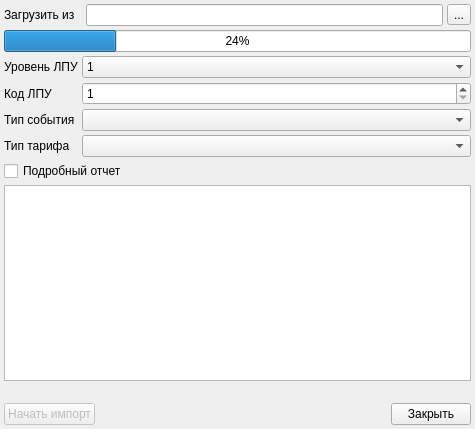
<?xml version="1.0" encoding="UTF-8"?>
<ui version="4.0">
 <class>ImportTariffs</class>
 <widget class="QDialog" name="ImportTariffs">
  <property name="geometry">
   <rect>
    <x>0</x>
    <y>0</y>
    <width>475</width>
    <height>429</height>
   </rect>
  </property>
  <property name="windowTitle">
   <string/>
  </property>
  <layout class="QGridLayout" name="gridLayout">
   <property name="margin">
    <number>4</number>
   </property>
   <property name="spacing">
    <number>4</number>
   </property>
   <item row="0" column="0">
    <widget class="QLabel" name="label">
     <property name="text">
      <string>Загрузить из</string>
     </property>
     <property name="buddy">
      <cstring>edtFileName</cstring>
     </property>
    </widget>
   </item>
   <item row="0" column="2">
    <widget class="QLineEdit" name="edtFileName"/>
   </item>
   <item row="0" column="3">
    <widget class="QToolButton" name="btnSelectFile">
     <property name="text">
      <string>...</string>
     </property>
    </widget>
   </item>
   <item row="1" column="0" colspan="4">
    <widget class="CProgressBar" name="progressBar">
     <property name="value">
      <number>24</number>
     </property>
     <property name="orientation">
      <enum>Qt::Horizontal</enum>
     </property>
    </widget>
   </item>
   <item row="10" column="0" colspan="4">
    <widget class="QTextBrowser" name="log"/>
   </item>
   <item row="12" column="0" colspan="4">
    <layout class="QHBoxLayout">
     <property name="spacing">
      <number>4</number>
     </property>
     <property name="margin">
      <number>0</number>
     </property>
     <item>
      <widget class="QPushButton" name="btnImport">
       <property name="enabled">
        <bool>false</bool>
       </property>
       <property name="text">
        <string>Начать импорт</string>
       </property>
      </widget>
     </item>
     <item>
      <spacer>
       <property name="orientation">
        <enum>Qt::Horizontal</enum>
       </property>
       <property name="sizeHint" stdset="0">
        <size>
         <width>40</width>
         <height>20</height>
        </size>
       </property>
      </spacer>
     </item>
     <item>
      <widget class="QPushButton" name="btnClose">
       <property name="text">
        <string>Закрыть</string>
       </property>
      </widget>
     </item>
    </layout>
   </item>
   <item row="11" column="0" colspan="4">
    <widget class="QLabel" name="lblStatus">
     <property name="text">
      <string/>
     </property>
    </widget>
   </item>
   <item row="9" column="0" colspan="4">
    <widget class="QCheckBox" name="chkFullLog">
     <property name="text">
      <string>Подробный отчет</string>
     </property>
    </widget>
   </item>
   <item row="5" column="1" colspan="3">
    <widget class="QSpinBox" name="edtOrgInfis">
     <property name="minimum">
      <number>1</number>
     </property>
     <property name="maximum">
      <number>999</number>
     </property>
    </widget>
   </item>
   <item row="8" column="0">
    <widget class="QLabel" name="lblTariffType">
     <property name="text">
      <string>Тип тарифа</string>
     </property>
    </widget>
   </item>
   <item row="5" column="0">
    <widget class="QLabel" name="lblOrgInfis">
     <property name="text">
      <string>Код ЛПУ</string>
     </property>
    </widget>
   </item>
   <item row="4" column="0">
    <widget class="QLabel" name="lblOrgLevel">
     <property name="text">
      <string>Уровень ЛПУ</string>
     </property>
    </widget>
   </item>
   <item row="4" column="1" colspan="3">
    <widget class="QComboBox" name="cmbOrgLevel">
     <item>
      <property name="text">
       <string>1</string>
      </property>
     </item>
     <item>
      <property name="text">
       <string>2</string>
      </property>
     </item>
    </widget>
   </item>
   <item row="7" column="1" colspan="3">
    <widget class="CRBComboBox" name="cmbEventType"/>
   </item>
   <item row="8" column="1" colspan="3">
    <widget class="QComboBox" name="cmbTariffType"/>
   </item>
   <item row="7" column="0">
    <widget class="QLabel" name="lblEventType">
     <property name="text">
      <string>Тип события</string>
     </property>
    </widget>
   </item>
  </layout>
 </widget>
 <customwidgets>
  <customwidget>
   <class>CProgressBar</class>
   <extends>QProgressBar</extends>
   <header>library/ProgressBar.h</header>
  </customwidget>
  <customwidget>
   <class>CRBComboBox</class>
   <extends>QComboBox</extends>
   <header>library/crbcombobox.h</header>
  </customwidget>
 </customwidgets>
 <tabstops>
  <tabstop>edtFileName</tabstop>
  <tabstop>btnSelectFile</tabstop>
  <tabstop>chkFullLog</tabstop>
  <tabstop>log</tabstop>
  <tabstop>btnImport</tabstop>
  <tabstop>btnClose</tabstop>
 </tabstops>
 <resources/>
 <connections/>
</ui>
